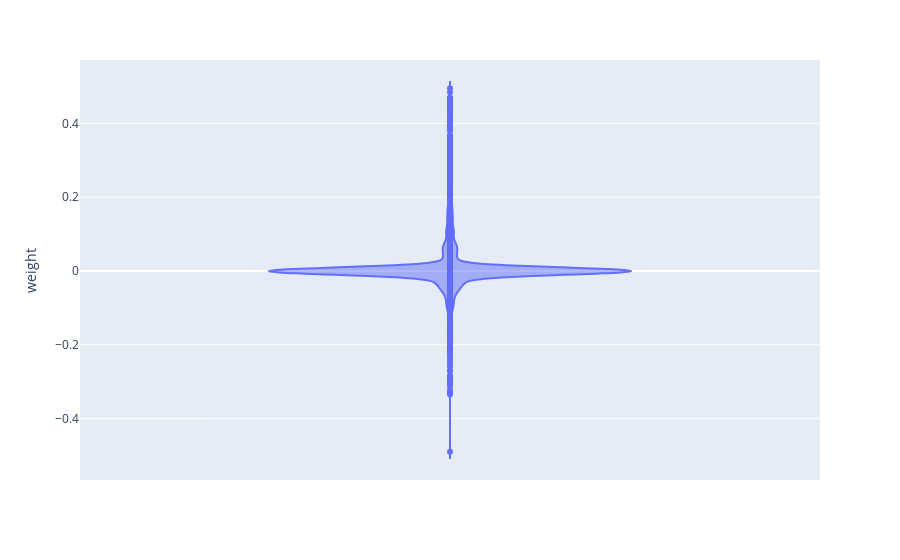

Notebook source saved alongside this figure:
### Code cell
import plotly.express as px
px.violin(term_weights_sorted[(term_weights_sorted["weight"] > -0.5) & (term_weights_sorted["weight"] < 0.5)], y="weight")

### Figure 1 — Plotly figure (JSON) as saved in the notebook; plotly's stock layout.template omitted (floating-point values rounded to 4 significant figures; data arrays with more than 128 entries replaced by an {"elided": "..."} marker saying what was removed)
{"data": [{"alignmentgroup": "True", "box": {"visible": false}, "hovertemplate": "weight=%{y}<extra></extra>", "legendgroup": "", "marker": {"color": "#636efa"}, "name": "", "offsetgroup": "", "orientation": "v", "scalegroup": "True", "showlegend": false, "type": "violin", "x0": " ", "xaxis": "x", "y": {"elided": "8699 float values"}, "y0": " ", "yaxis": "y"}], "layout": {"legend": {"tracegroupgap": 0}, "margin": {"t": 60}, "violinmode": "group", "xaxis": {"anchor": "y", "domain": [0, 1]}, "yaxis": {"anchor": "x", "domain": [0, 1], "title": {"text": "weight"}}}}
